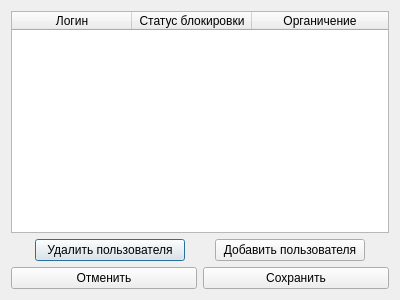
<?xml version="1.0" encoding="UTF-8"?>
<ui version="4.0">
 <class>UserList</class>
 <widget class="QDialog" name="UserList">
  <property name="geometry">
   <rect>
    <x>0</x>
    <y>0</y>
    <width>400</width>
    <height>300</height>
   </rect>
  </property>
  <property name="windowTitle">
   <string>Список пользователей</string>
  </property>
  <layout class="QVBoxLayout" name="verticalLayout_2">
   <item>
    <layout class="QVBoxLayout" name="verticalLayout">
     <item>
      <widget class="QTableWidget" name="UserListTable">
       <attribute name="horizontalHeaderCascadingSectionResizes">
        <bool>true</bool>
       </attribute>
       <attribute name="horizontalHeaderMinimumSectionSize">
        <number>50</number>
       </attribute>
       <attribute name="horizontalHeaderDefaultSectionSize">
        <number>120</number>
       </attribute>
       <attribute name="horizontalHeaderStretchLastSection">
        <bool>true</bool>
       </attribute>
       <attribute name="verticalHeaderCascadingSectionResizes">
        <bool>false</bool>
       </attribute>
       <column>
        <property name="text">
         <string>Логин</string>
        </property>
       </column>
       <column>
        <property name="text">
         <string>Статус блокировки</string>
        </property>
       </column>
       <column>
        <property name="text">
         <string>Органичение</string>
        </property>
       </column>
      </widget>
     </item>
     <item>
      <layout class="QHBoxLayout" name="horizontalLayout">
       <item>
        <widget class="QPushButton" name="deleteButton">
         <property name="maximumSize">
          <size>
           <width>150</width>
           <height>16777215</height>
          </size>
         </property>
         <property name="text">
          <string>Удалить пользователя</string>
         </property>
        </widget>
       </item>
       <item>
        <widget class="QPushButton" name="addButton">
         <property name="maximumSize">
          <size>
           <width>150</width>
           <height>16777215</height>
          </size>
         </property>
         <property name="text">
          <string>Добавить пользователя</string>
         </property>
        </widget>
       </item>
      </layout>
     </item>
    </layout>
   </item>
   <item>
    <layout class="QHBoxLayout" name="horizontalLayout_2">
     <item>
      <widget class="QPushButton" name="cancelButton">
       <property name="text">
        <string>Отменить</string>
       </property>
      </widget>
     </item>
     <item>
      <widget class="QPushButton" name="saveButton">
       <property name="text">
        <string>Сохранить</string>
       </property>
      </widget>
     </item>
    </layout>
   </item>
  </layout>
 </widget>
 <resources/>
 <connections/>
</ui>
